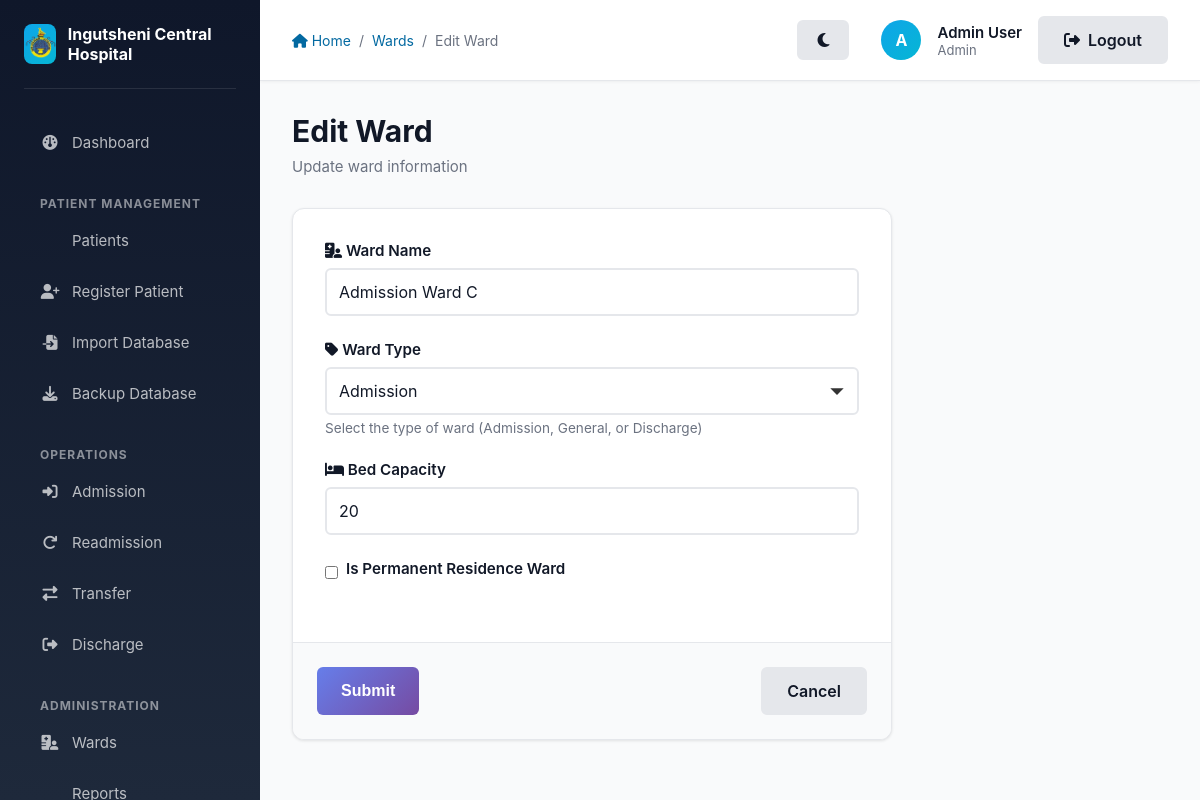
/ward/3/edit (signed in), run on an earlier commit of the app's database.
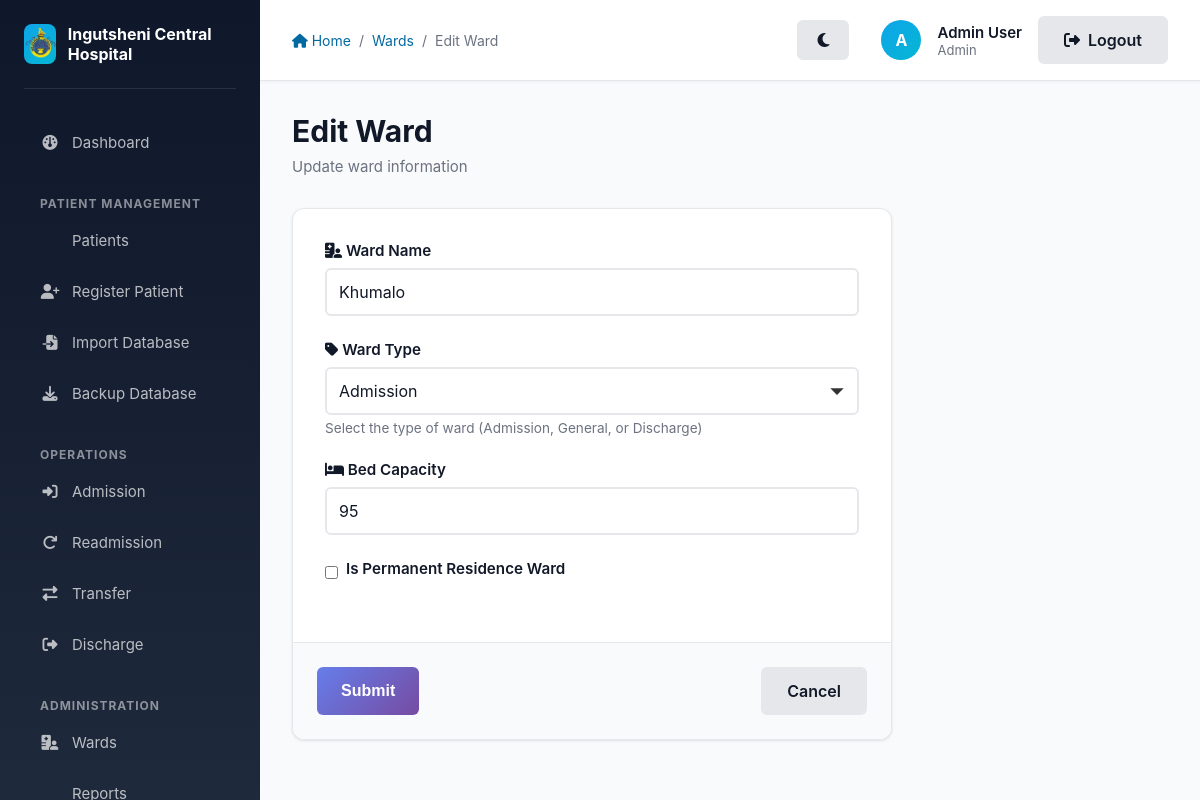
And on a later commit of the database.
### app/models/models.py (models this page shows, shortened)
class Ward(db.Model):
    __tablename__ = 'wards'
    id = db.Column(db.Integer, primary_key=True)
    name = db.Column(db.String(100), unique=True, nullable=False)
    type = db.Column(db.String(50), nullable=False) # Admission, General, Discharge
    capacity = db.Column(db.Integer, nullable=True)
    is_permanent_residence = db.Column(db.Boolean, default=False, nullable=False)
    users = db.relationship('User', backref='ward_obj', lazy=True)
    patients = db.relationship('Patient', backref='current_ward', lazy=True)

### app/wards/routes.py (the view)
@wards.route('/ward/<int:ward_id>/edit', methods=['GET', 'POST'])
@login_required
@role_required(['Admin'])
def edit_ward(ward_id):
    ward = Ward.query.get_or_404(ward_id)
    form = WardForm(original_name=ward.name)
    if form.validate_on_submit():
        ward.name = form.name.data
        ward.type = form.type.data
        ward.capacity = form.capacity.data
        ward.is_permanent_residence = form.is_permanent_residence.data
        db.session.commit()
        flash('Ward updated successfully!', 'success')
        return redirect(url_for('wards.list_wards'))
    elif request.method == 'GET':
        form.name.data = ward.name
        form.type.data = ward.type
        form.capacity.data = ward.capacity
        form.is_permanent_residence.data = ward.is_permanent_residence
    return render_template('wards/create_ward.html', title='Edit Ward', form=form)

### app/wards/forms.py (shortened to what this page needs)
class WardForm(FlaskForm):
    name = StringField('Ward Name', validators=[DataRequired()])
    type = SelectField('Ward Type', choices=[('Admission', 'Admission'), ('General', 'General'), ('Discharge', 'Discharge')], validators=[DataRequired()])
    capacity = IntegerField('Capacity (Optional)')
    is_permanent_residence = BooleanField('Is Permanent Residence Ward')
    submit = SubmitField('Submit')
    def __init__(self, original_name=None, *args, **kwargs):
        super(WardForm, self).__init__(*args, **kwargs)
        self.original_name = original_name

### app/auth/utils.py (called while the page is built)
def role_required(roles):
    def decorator(f):
        @wraps(f)
        def decorated_function(*args, **kwargs):
            if not current_user.is_authenticated or current_user.role_obj.name not in roles:
                abort(403)
            return f(*args, **kwargs)
        return decorated_function
    return decorator

### app/models/models.py (called while the page is built)
@login_manager.user_loader
def load_user(user_id):
    return User.query.get(int(user_id))

### app/templates/wards/create_ward.html (shortened to what this page needs)
{% extends "layout.html" %}
{% block breadcrumb %}
    <a href="{{ url_for('main.index') }}"><i class="fas fa-home"></i> Home</a>
    <span>/</span>
    <a href="{{ url_for('wards.list_wards') }}">Wards</a>
    <span>/</span>
    <span>{{ title }}</span>
{% endblock %}
{% block content %}
    <div class="page-header">
        <h1 class="page-title">{{ title }}</h1>
        <p class="page-subtitle">{% if 'Create' in title %}Add a new ward to the hospital system{% else %}Update ward information{% endif %}</p>
    </div>
    <div style="max-width: 600px;">
        <div class="card">
            <form method="POST" action="" novalidate>
                <div class="card-body">
                    <div class="form-group">
                        <label for="name" class="form-label">
                            <i class="fas fa-hospital-user"></i> Ward Name
                        </label>
                        {{ form.name(class="form-control" + (" form-error" if form.name.errors else ""), placeholder="Enter ward name") }}
                    </div>
                    <div class="form-group">
                        <label for="type" class="form-label">
                            <i class="fas fa-tag"></i> Ward Type
                        </label>
                        {{ form.type(class="form-control" + (" form-error" if form.type.errors else "")) }}
                        <p class="form-text">Select the type of ward (Admission, General, or Discharge)</p>
                    </div>
                    <div class="form-group">
                        <label for="capacity" class="form-label">
                            <i class="fas fa-bed"></i> Bed Capacity
                        </label>
                        {{ form.capacity(class="form-control" + (" form-error" if form.capacity.errors else ""), placeholder="Number of beds", type="number") }}
                    </div>
                    <div class="form-group" style="display: flex; align-items: center; gap: 0.5rem;">
                        {{ form.is_permanent_residence(class="form-check-input") }}
                        <label for="is_permanent_residence" class="form-label" style="margin-bottom: 0;">
                            Is Permanent Residence Ward
                        </label>
                    </div>
                </div>
                <div class="card-footer" style="display: flex; gap: 1rem; justify-content: space-between;">
                    {{ form.submit(class="btn btn-primary") }}
                    <a href="{{ url_for('wards.list_wards') }}" class="btn btn-secondary">Cancel</a>
                </div>
            </form>
        </div>
    </div>
{% endblock %}

What changed in the data, as far as the page shows it:
changed Ward "Admission": name "Admission Ward C" → "Khumalo"; capacity "20" → "95"
